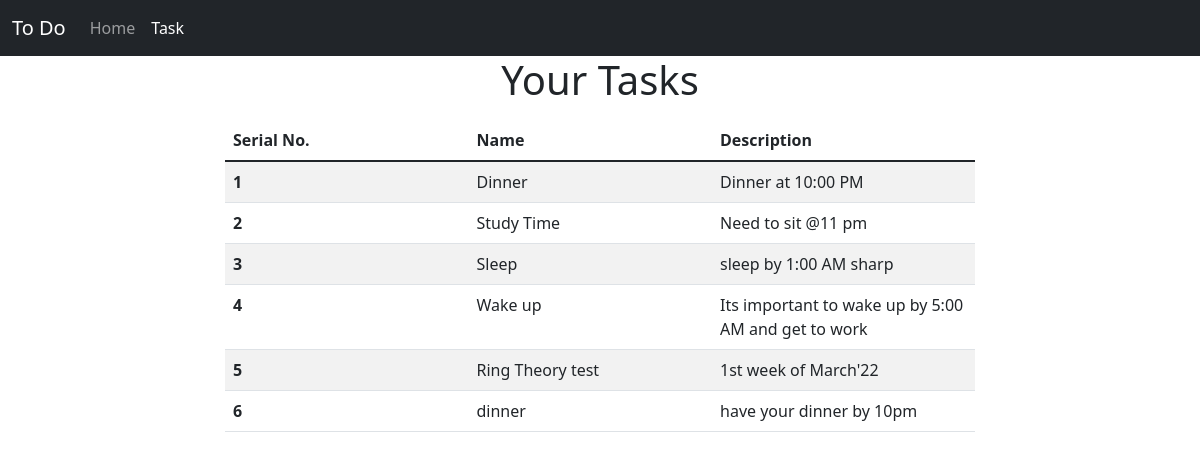
Page /task/ on the committed database.
### todo_app/models.py (models this page shows, shortened)
class Task(models.Model):
    name = models.CharField(max_length=50)
    desc = models.CharField(max_length=50)

### todo_app/views.py (the view)
# urls.py: path('task/', task)
def task(response):
    tasks_all = Task.objects.all()
    dic = {'tasks':tasks_all}
    return render (response,'task.html',dic)

### todo_app/templates/task.html (shortened to what this page needs)
<!doctype html>
<html lang="en">
  <head>
    <link href="https://cdn.jsdelivr.net/npm/bootstrap@5.1.3/dist/css/bootstrap.min.css" rel="stylesheet">
  </head>
  <body>
    <nav class="navbar navbar-expand-lg navbar-dark bg-dark">
        <div class="container-fluid">
          <a class="navbar-brand " href="#">To Do</a>
          <div class="collapse navbar-collapse" id="navbarSupportedContent">
            <ul class="navbar-nav me-auto mb-2 mb-lg-0">
              <li class="nav-item">
                <a class="nav-link" aria-current="page" href="/home">Home</a>
              </li>
              <li class="nav-item">
                <a class="nav-link active" href="/task">Task</a>
              </li>
          </div>
      </nav>
      <h1 style="text-align: center;">Your Tasks</h1>
<div class="mt-3">
      <table style="width:750px;height: 300px;    margin:auto"     class="table table-striped">
        <thead>
          <tr>
            <th scope="col">Serial No.</th>
            <th scope="col">Name</th>
            <th scope="col">Description</th>
          </tr>
        </thead>
        <tbody>
        {% for t in tasks %}
          <tr>
            <th style="width:100px"    scope="row">{{forloop.counter}}</th>
            <td style="width:100px">{{t.name}}</td>
            <td style="width:100px">{{t.desc}}</td>
          </tr>
         {% endfor %}
        </tbody>
      </table>
    </div>
  </body>
</html>

### rows in the picture
Task: name "Dinner", desc "Dinner at 10:00 PM"
Task: name "Study Time", desc "Need to sit @11 pm"
Task: name "Sleep", desc "sleep by 1:00 AM sharp"
Task: name "Wake up", desc "Its important to wake up by 5:00 AM and get to work"
Task: name "Ring Theory test", desc "1st week of March'22"
Task: name "dinner", desc "have your dinner by 10pm"
